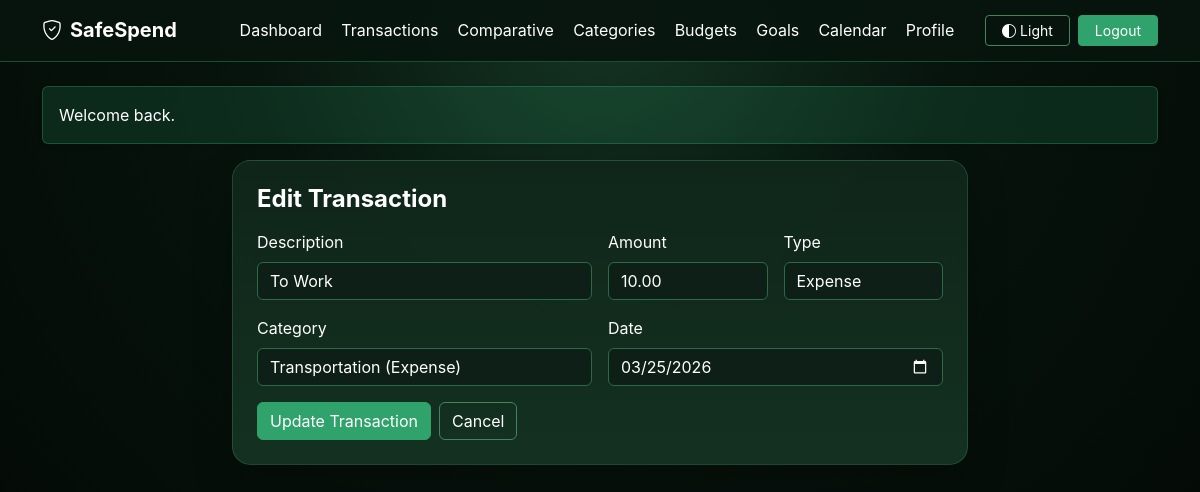
The page /transaction_edit.php?id=6 (signed in) on the database its author committed.
### tables this page shows
CREATE TABLE `transactions` (
  `id` int(11) NOT NULL,
  `description` varchar(255) NOT NULL,
  `amount` decimal(12,2) NOT NULL,
  `type` enum('Saving','Expense') NOT NULL,
  `category_id` int(11) NOT NULL,
  `user_id` int(11) NOT NULL,
  `date` date NOT NULL,
  `created_at` timestamp NOT NULL DEFAULT current_timestamp()
);

CREATE TABLE `categories` (
  `id` int(11) NOT NULL,
  `user_id` int(11) NOT NULL,
  `name` varchar(100) NOT NULL,
  `type` enum('Saving','Expense') NOT NULL,
  `created_at` timestamp NOT NULL DEFAULT current_timestamp()
);

### includes/bootstrap.php (called while the page is built, shortened)
<?php
function e(?string $value): string {
    return htmlspecialchars((string)$value, ENT_QUOTES, 'UTF-8');
}

### transaction_edit.php (the view, shortened to what this page needs)
<?php
require_once __DIR__ . '/includes/header.php';
$userId = current_user_id();
$id = (int)($_GET['id'] ?? 0);
$txStmt = $pdo->prepare('SELECT * FROM transactions WHERE id = ? AND user_id = ?');
$txStmt->execute([$id, $userId]);
$tx = $txStmt->fetch();
$categoriesStmt = $pdo->prepare('SELECT id, name, type FROM categories WHERE user_id = ? ORDER BY type, name');
$categoriesStmt->execute([$userId]);
$categories = $categoriesStmt->fetchAll();
?>
<div class="row justify-content-center">
  <div class="col-lg-8">
    <div class="card p-4">
      <h1 class="h4 fw-bold mb-3">Edit Transaction</h1>
      <form method="post" action="transaction_update.php">
        <div class="row g-3">
          <div class="col-md-6"><label class="form-label">Description</label><input class="form-control" name="description" value="<?= e($tx['description']) ?>" required></div>
          <div class="col-md-3"><label class="form-label">Amount</label><input class="form-control" type="number" step="0.01" min="0.01" name="amount" value="<?= e((string)$tx['amount']) ?>" required></div>
          <div class="col-md-3"><label class="form-label">Type</label>
            <select class="form-select" id="txType" name="type">
              <option value="Expense" <?= $tx['type'] === 'Expense' ? 'selected' : '' ?>>Expense</option>
            </select>
          </div>
          <div class="col-md-6"><label class="form-label">Category</label>
            <select class="form-select" name="category_id" id="categorySelect" required>
              <?php foreach ($categories as $cat): ?>
                <option value="<?= (int)$cat['id'] ?>" data-type="<?= e($cat['type']) ?>" <?= (int)$tx['category_id'] === (int)$cat['id'] ? 'selected' : '' ?>><?= e($cat['name']) ?> (<?= e($cat['type'] === 'Saving' ? 'Income' : $cat['type']) ?>)</option>
              <?php endforeach; ?>
            </select>
          </div>
          <div class="col-md-6"><label class="form-label">Date</label><input class="form-control" type="date" name="date" value="<?= e($tx['date']) ?>" required></div>
          <div class="col-12 d-flex gap-2"><button class="btn btn-success">Update Transaction</button><a href="transactions.php" class="btn btn-outline-light">Cancel</a></div>
        </div>
      </form>
    </div>
  </div>
</div>
<?php require_once __DIR__ . '/includes/footer.php'; ?>

### assets/css/app.css (style rules this page uses)
:root { --bg: #07130d; --bg-soft: #0d1f16; --surface: #10261b; --surface-2: #143322; --surface-3: #0f2a1d; --line: #1f4d33; --line-strong: #2b6a47; --text: #ffffff; --muted: #d5f0df; --accent: #2fa36b; --accent-2: #74d89c; --danger: #d96262; --warning: #f0c96a; --success-ink: #10261b; --shadow: 0 18px 40px rgba(0, 0, 0, 0.22); --radius-lg: 1.15rem; --radius-md: 0.95rem; }
html, body { min-height: 100%; }
html, body, body.theme-dark { background: radial-gradient(circle at top, #153624 0%, var(--bg) 45%, #040b07 100%); color: var(--text); }
body { font-family: Inter, system-ui, -apple-system, Segoe UI, Roboto, sans-serif; }
body::before, body::after { content: none !important; display: none !important; }
a { color: var(--accent-2); text-decoration: none; }
p, label, small, span, div, h1, h2, h3, h4, h5, h6, .section-title, .form-label { color: inherit; }
.card, .table-wrap, .hero, .auth-card, .profile-inner-card, .profile-hero-card, .profile-segment { background: linear-gradient( 180deg, color-mix(in srgb, var(--surface) 96%, transparent), color-mix(in srgb, var(--surface-2) 96%, transparent) ); border: 1px solid color-mix(in srgb, var(--accent-2) 18%, transparent); box-shadow: var(--shadow); border-radius: var(--radius-lg); color: var(--text); }
.form-control, .form-select, .input-group-text { background: color-mix(in srgb, var(--bg-soft) 90%, transparent); color: var(--text); border-color: var(--line-strong); }
.form-control::placeholder { color: color-mix(in srgb, var(--text) 72%, transparent); }
.btn-success { background: var(--accent); border-color: var(--accent); color: #fff; }
.btn-outline-light, .btn-outline-success { border-color: color-mix(in srgb, var(--accent-2) 40%, var(--line)); color: var(--text); }

### rows shown on the page
transactions: description "To Work", amount "10.00", type "Expense", category_id "Transportation (Expense)", date "03/25/2026"

### other values the page prints
$msg "Welcome back."
